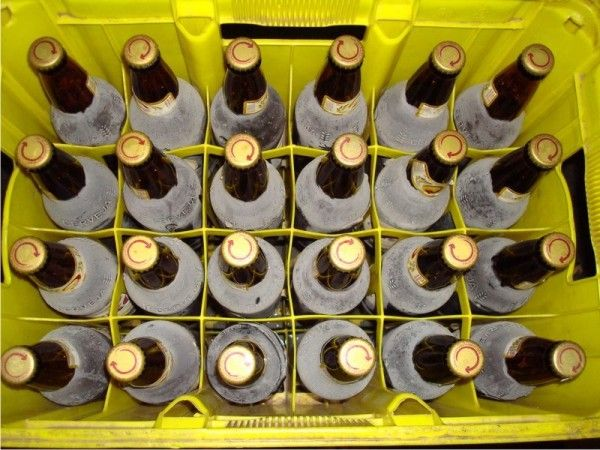
#> input picture computer_vision/circle/img/img_4.jpg, 600 x 450 px, given in place of cats.jpg, which was not available
$ python histogram.py
#> lines starting #> are read from the running program, lines starting #| are printed output that depends on the picture; pictures that were not available may be replaced by others from this repository, and a replacement may not be noted
### computer_vision/open_cv_basic/functions/color_img.py
import cv2 as cv
import numpy as np
from functions import basics

def load_image(img_path):
    """
    Função auxiliar para carregar a imagem de um caminho ou retornar a imagem fornecida.
    img_path -> Caminho para a imagem ou a imagem já carregada.
    Retorna a imagem carregada.
    """
#> called with img_path = 'Photos/cats.jpg'
    if isinstance(img_path, str):
        img = cv.imread(img_path)
#> img is the input picture: shape (450, 600, 3); mean B, G, R 57, 126.1, 139.8
        if img is None:
            print(f"Erro: Não foi possível carregar a imagem no caminho '{img_path}'.")
            return None
    else:
        img = img_path
    return img

# [76 lines left out: functions merge_colors, split_colors, color_converter, grayscale_img, hsv_img, lab_img and 1 more, not called in this run]

def histogram(img_path=None):
    """
    Calcula o histograma de uma imagem.
    img_path -> Caminho para a imagem ou a imagem carregada.
    Retorna um dicionário com os histogramas dos canais 'b', 'g', 'r'.
    """
    img = load_image(img_path)
    if img is None:
        return None

    colors = ('b', 'g', 'r')
    hist = {}
    for i, col in enumerate(colors):
        hist[col] = cv.calcHist([img], [i], None, [256], [0, 256])
#> after the loop, hist = 3 items
    return hist

def gray_histogram(img_path=None, channel=0):
    """
    Calcula o histograma de uma imagem em escala de cinza (ou canal específico).
    img_path -> Caminho para a imagem ou a imagem carregada.
    channel -> Canal específico a ser analisado, geralmente 0 para uma imagem em escala de cinza.
    Retorna o histograma.
    """
    img = load_image(img_path)
    if img is None:
        return None

    normalized_img = basics.normalized_img(img, 1)  # Normalização de imagem se necessário
    gray_hist = cv.calcHist([normalized_img], [channel], None, [256], [0, 256])
    return gray_hist

### computer_vision/open_cv_basic/functions/basics.py
import cv2 as cv
import numpy as np

def get_img(img_path):
    """
    Carrega a imagem a partir de um caminho ou retorna a imagem se já estiver carregada.
    """
    return cv.imread(img_path) if isinstance(img_path, str) else img_path

def normalized_img(img_path, level=1):
    """
    Normaliza a imagem com diferentes níveis de processamento:
    1 - Escala de cinza
    2 - Escala de cinza + Blur (desfoque)
    3 - Escala de cinza + Blur + Detecção de bordas
    4 - Escala de cinza + Blur + Bordas + Dilatação
    5 - Escala de cinza + Blur + Bordas + Dilatação + Erosão
    """
    img = get_img(img_path)
    gray = cv.cvtColor(img, cv.COLOR_BGR2GRAY)

    if level == 1:
        return gray

    blur = cv.GaussianBlur(gray, (3, 3), cv.BORDER_DEFAULT)
    if level == 2:
        return blur

    edge = cv.Canny(blur, 125, 175)
    if level == 3:
        return edge

    dilated = cv.dilate(edge, (3, 3), iterations=3)
    if level == 4:
        return dilated

    erode = cv.erode(dilated, (3, 3), iterations=1)
    return erode if level == 5 else gray

# [71 lines left out: functions scale_img, resize_img, get_contour_img, thresholding, edge_img, not called in this run]

### computer_vision/open_cv_basic/histogram.py
import cv2 as cv
from functions import show, draw, bitwise, color_img
import matplotlib.pyplot as plt

def main():
    img = "Photos/cats.jpg"

    # Obtendo o histograma de cores da imagem
    color_hist = color_img.histogram(img_path=img)
#> color_hist = 3 items
    plt.figure()
    plt.title(f"Color Histogram of {img}")
    plt.xlabel("Bins")
    plt.ylabel("# of pixels")
    plt.plot(color_hist['b'], color='b')  # Canal azul
    plt.plot(color_hist['g'], color='g')  # Canal verde
    plt.plot(color_hist['r'], color='r')  # Canal vermelho
    plt.xlim(0, 256)
    plt.show()
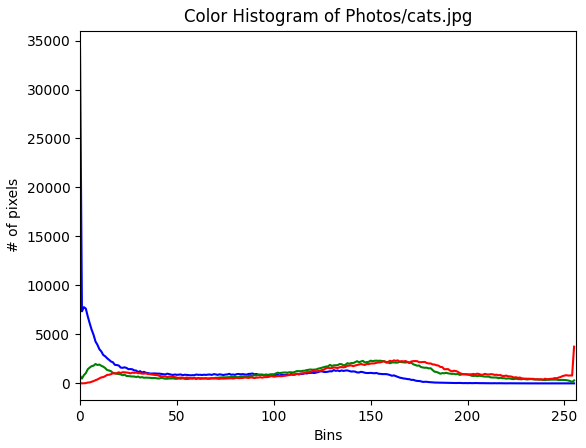
#> figure drawn by matplotlib, 1 panel; curve peaks at x = 0, y = 34298; curve peaks at x = 153, y = 2321; curve peaks at x = 255, y = 3747

    # Obtendo o histograma em escala de cinza da imagem
    gray_hist = color_img.gray_histogram(img_path=img)
#> in normalized_img, `gray = cv.cvtColor(img, cv.COLOR_BGR2GRAY)`:
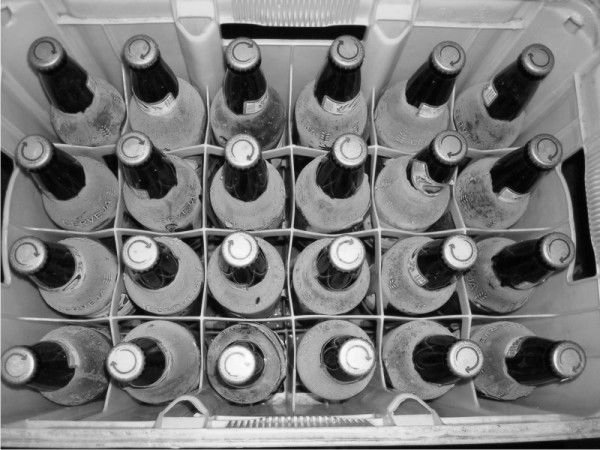
#> gray: shape (450, 600); min 0, max 254, mean 122.3
#> in gray_histogram, `gray_hist = cv.calcHist([normalized_img], [channel], None, [256], [0, ..`: gray_hist = 256 values, max 2598 at index 139, min 0 at index 255, mean 1054.7
    plt.figure()
    plt.title(f"Grayscale Histogram of {img}")
    plt.xlabel("Bins")
    plt.ylabel("# of pixels")
    plt.plot(gray_hist, color='k')  # 'k' representa preto para o histograma em cinza
    plt.xlim(0, 256)
    plt.show()
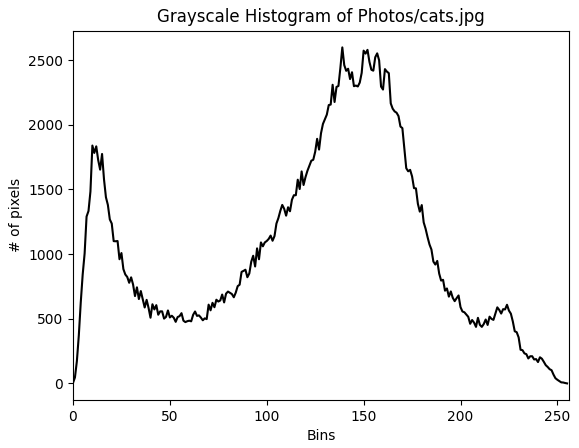
#> figure drawn by matplotlib, 1 panel; curve peaks at x = 139, y = 2598

if __name__ == "__main__":
    main()

$ run again, on computer_vision/circle/img/img_2.jpeg
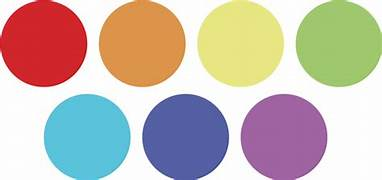
#> input picture computer_vision/circle/img/img_2.jpeg, 382 x 180 px, given in place of cats.jpg, which was not available
#> in load_image, img is the input picture: shape (180, 382, 3); mean B, G, R 177, 186, 198.9
#> after the loop in histogram, `for i, col in enumerate(colors):`: hist = 3 items
#> in normalized_img, `gray = cv.cvtColor(img, cv.COLOR_BGR2GRAY)`:
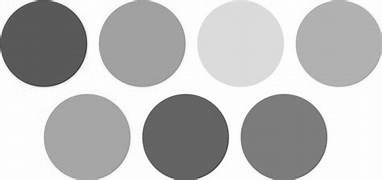
#> gray: shape (180, 382); min 37, max 255, mean 188.9
#> in gray_histogram, `gray_hist = cv.calcHist([normalized_img], [channel], None, [256], [0, ..`: gray_hist = 256 values, max 15407 at index 253, min 0 at index 0, mean 268.6
#> in main, `plt.show()`:
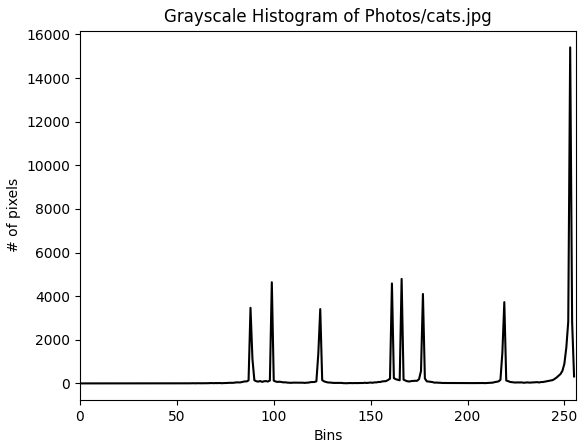
#> figure drawn by matplotlib, 1 panel; curve peaks at x = 253, y = 15407

$ run again, on computer_vision/circle/img/img_3.jpeg
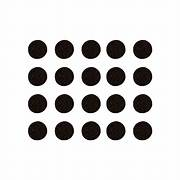
#> input picture computer_vision/circle/img/img_3.jpeg, 180 x 180 px, given in place of cats.jpg, which was not available
#> in load_image, img is the input picture: shape (180, 180, 3); mean B, G, R 210, 210.5, 211.7
#> after the loop in histogram, `for i, col in enumerate(colors):`: hist = 3 items
#> in main, `plt.show()`:
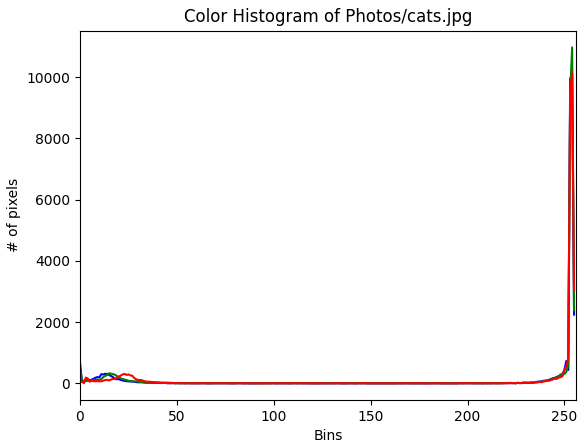
#> figure drawn by matplotlib, 1 panel; curve peaks at x = 254, y = 10133; curve peaks at x = 254, y = 10973; curve peaks at x = 254, y = 10133
#> in gray_histogram, `gray_hist = cv.calcHist([normalized_img], [channel], None, [256], [0, ..`: gray_hist = 256 values, max 11772 at index 254, min 0 at index 54, mean 126.6
#> in main, `plt.show()`:
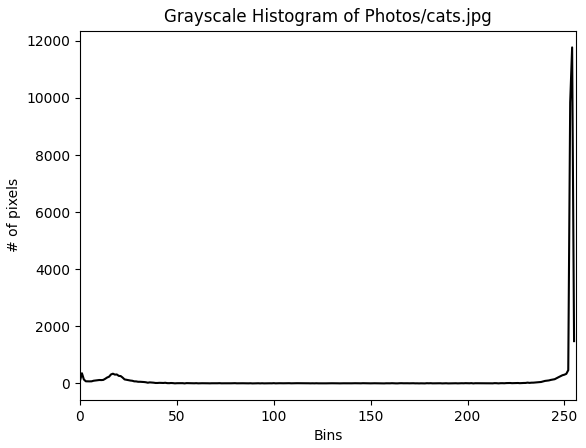
#> figure drawn by matplotlib, 1 panel; curve peaks at x = 254, y = 11772
